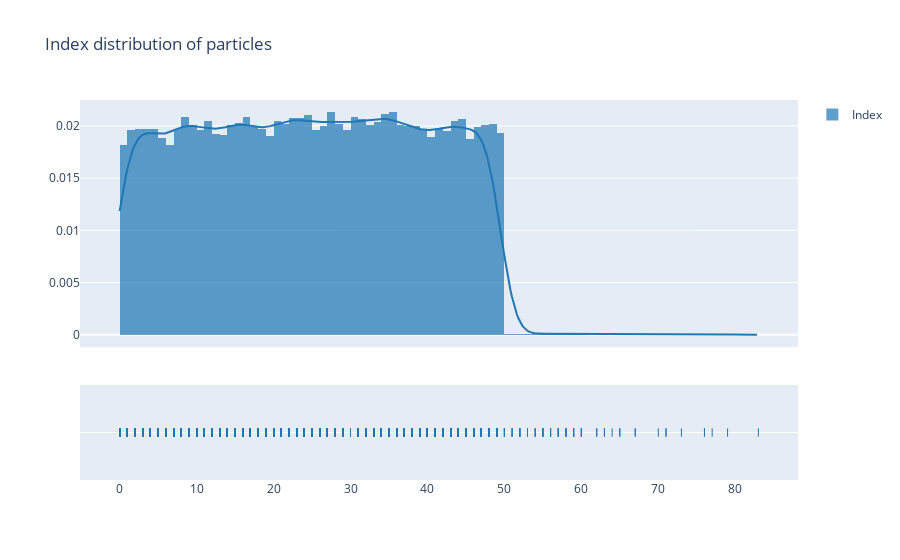

Notebook source saved alongside this figure:
### Code cell
fig = ff.create_distplot([C], group_labels=['Index'])
fig.update_layout(title="Index distribution of particles")
fig.show()

### Figure 1 — Plotly figure (JSON) as saved in the notebook; plotly's stock layout.template omitted (floating-point values rounded to 4 significant figures; data arrays with more than 128 entries replaced by an {"elided": "..."} marker saying what was removed)
{"data": [{"autobinx": false, "histnorm": "probability density", "legendgroup": "Index", "marker": {"color": "rgb(31, 119, 180)"}, "name": "Index", "opacity": 0.7, "type": "histogram", "x": {"elided": "50000 int values"}, "xaxis": "x", "xbins": {"end": 83, "size": 1, "start": 0}, "yaxis": "y"}, {"legendgroup": "Index", "marker": {"color": "rgb(31, 119, 180)"}, "mode": "lines", "name": "Index", "showlegend": false, "type": "scatter", "x": {"elided": "500 float values"}, "xaxis": "x", "y": {"elided": "500 float values"}, "yaxis": "y"}, {"legendgroup": "Index", "marker": {"color": "rgb(31, 119, 180)", "symbol": "line-ns-open"}, "mode": "markers", "name": "Index", "showlegend": false, "type": "scatter", "x": {"elided": "50000 int values"}, "xaxis": "x", "y": {"elided": "50000 str values"}, "yaxis": "y2"}], "layout": {"barmode": "overlay", "hovermode": "closest", "legend": {"traceorder": "reversed"}, "title": {"text": "Index distribution of particles"}, "xaxis": {"anchor": "y2", "domain": [0, 1], "zeroline": false}, "yaxis": {"anchor": "free", "domain": [0.35, 1], "position": 0}, "yaxis2": {"anchor": "x", "domain": [0, 0.25], "dtick": 1, "showticklabels": false}}}
